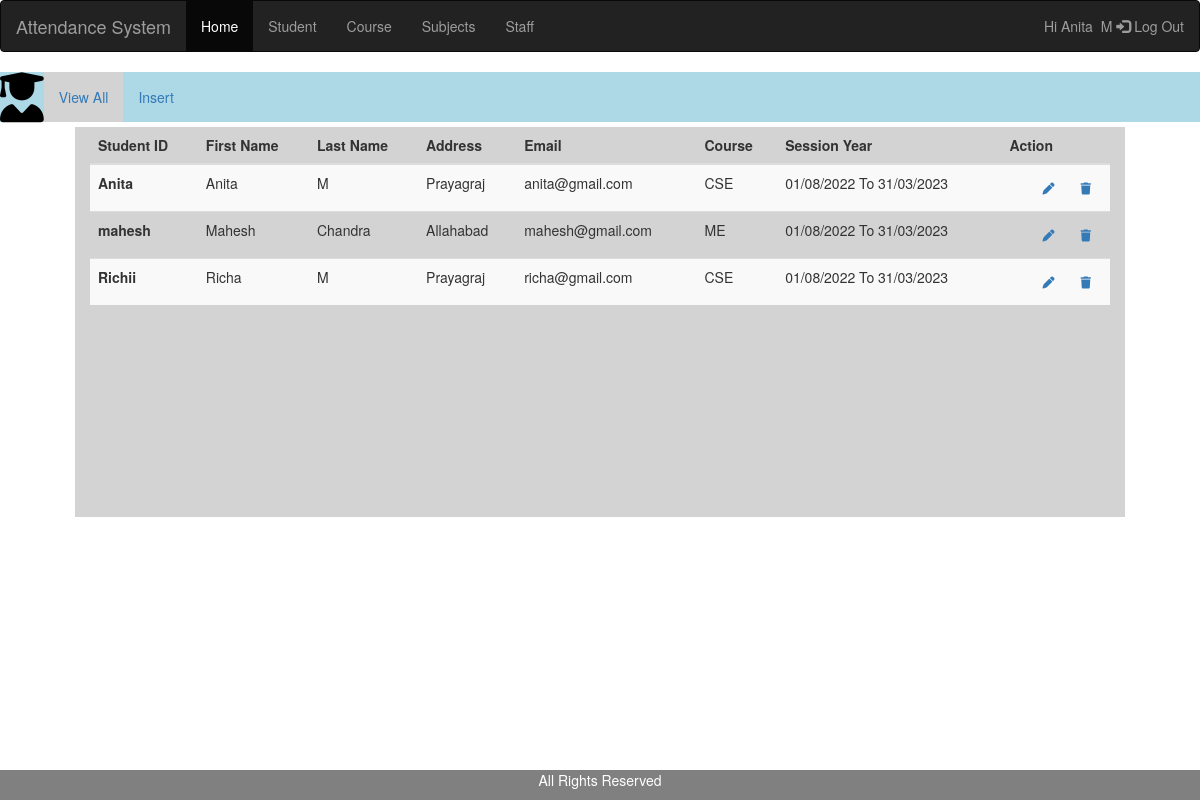
The page /Hod/Student/View (signed in) on the database its author committed.
### apps/models.py (models this page shows, shortened)
class CustomUser(AbstractUser):
    USER =  (
        (1,'HOD'),
        (2,'Staff'),
        (3,'Student'),
    )
    user_type = models.CharField(choices=USER , max_length=50,default=1)

class Students(models.Model):
    admin = models.OneToOneField(CustomUser,on_delete=models.CASCADE)
    address = models.TextField()
    gender =  models.TextField(max_length=100)
    course_id = models.ForeignKey(Course,on_delete=models.DO_NOTHING)
    session_year_id = models.ForeignKey(Session_Year,on_delete=models.DO_NOTHING)
    created_at = models.DateTimeField(auto_now_add=True)
    updated_at = models.DateTimeField(auto_now=True)

class Course(models.Model):
    name = models.CharField(max_length=100)
    created_at = models.DateTimeField(auto_now_add=True)
    update_at = models.DateTimeField(auto_now=True)

class Session_Year(models.Model):
    session_start = models.CharField(max_length=100)
    session_end = models.CharField(max_length=100)

### Attendance_system/Hod_Views.py (the view)
# urls.py: path('Hod/Student/View',Hod_Views.VIEW_STUDENT,name='View_student'),
@login_required(login_url='/')
def VIEW_STUDENT(request):
    student = Students.objects.all()
    context = {
        'student':student,
    }
    return render(request,'Hod/View_student.html',context)

### templates/Hod/View_student.html (shortened to what this page needs)
{% extends 'base.html' %}
{% block content %}
    <div class="row">
    <div class="container-fluid" style="padding-top: 0%;background-color: lightblue;">
      <ul class="nav navbar-nav">
        <div class="navbar-header">
          <i class='fas fa-user-graduate' style='font-size:50px;color: black;'></i>
        </div>
        <li class="active" style="background-color: lightgrey;"><a href="{% url 'View_student' %}">View All</a></li>
        <li ><a href="{% url 'insert_student' %}">Insert</a></li>
        </ul>
    </div>
    <div class="row" style="padding-top: 5px;">
      <div class="col-sm-1"></div>
      <div class="col-sm-10" style="background-color: lightgrey;height: 390px;">
        <table class="table table-striped">
            <thead>
              <tr>
                <th scope="col">Student ID</th>
                <th scope="col">First Name</th>
                <th scope="col">Last Name</th>
                <th scope="col">Address</th>
                <th scope="col">Email</th>
                <th scope="col">Course</th>
                <th scope="col">Session Year</th>
                <th scope="col">Action</th>
              </tr>
            </thead>
          <tbody>
            {% for i in student %}
              <tr>
                <th scope="row">{{i.admin}}</th>
                <td>{{i.admin.first_name}}</td>
                <td>{{i.admin.last_name}}</td>
                <td>{{i.address}}</td>
                <td>{{i.admin.email}}</td>
                <td>{{i.course_id.name}}</td>
                <td>{{i.session_year_id.session_start}} To {{i.session_year_id.session_end}}</td>
                <td class="text-right">
                        <div class="actions">
                            <a href="{% url 'update_student' i.id %}" class="btn btn-sm bg-success-light mr-2">
                            <i class="fas fa-pen"></i>
                            </a>
                            <a href="{% url 'delete_student' i.admin.id %}" class="btn btn-sm bg-danger-light">
                             <i class="fas fa-trash"></i>
                            </a>
                        </div>
                 </td>
              </tr>
            {% endfor %}
          </tbody>
        </table>
      </div>
        <div class="col-sm-1"></div>
    </div>
 <div class="footer" style="position: fixed;left: 0;bottom: 0;width:100%;background-color: grey;color: white;text-align: center;">
    <p>All Rights Reserved</p>
{% endblock %}

### templates/base.html (shortened to what this page needs)
<!DOCTYPE html>
{% load static %}
<html lang="en">
 <head>
  <link rel="stylesheet" href="https://maxcdn.bootstrapcdn.com/bootstrap/3.4.1/css/bootstrap.min.css">
  <link rel="stylesheet" href="https://cdnjs.cloudflare.com/ajax/libs/font-awesome/4.7.0/css/font-awesome.min.css">
</head>
<body>
 <nav class="navbar navbar-inverse">
   <div class="container-fluid">
    <div class="navbar-header">
      <a class="navbar-brand" href="#">Attendance System</a>
    </div>
    <ul class="nav navbar-nav">
      <li class="active"><a href="{% url 'hod_home' %}">Home</a></li>
      <li><a href="{% url 'insert_student' %}">Student</a></li>
      <li><a href="{% url 'add_course' %}">Course</a></li>
      <li><a href="{% url 'add_subject' %}">Subjects</a></li>
      <li><a href="{% url 'add_staff' %} ">Staff</a></li>
    </ul>
    <ul class="nav navbar-nav navbar-right">
      <li><a href="{% url 'logout' %}">
        Hi {{ user.first_name }}&nbsp;{{ user.last_name }}
        <span class="glyphicon glyphicon-log-in"></span> Log Out</a></li>
    </ul>
   </div>
 </nav>
 {% block content %}
 {% endblock %}
  </body>
</html>

### rows shown on the page
CustomUser: first_name "Anita", last_name "M"
Students: admin "Anita", admin.first_name "Anita", admin.last_name "M", address "Prayagraj", admin.email "anita@gmail.com", course_id.name "CSE", session_year_id.session_start "01/08/2022", session_year_id.session_end "31/03/2023"
Students: admin "mahesh", admin.first_name "Mahesh", admin.last_name "Chandra", address "Allahabad", admin.email "mahesh@gmail.com", course_id.name "ME", session_year_id.session_start "01/08/2022", session_year_id.session_end "31/03/2023"
Students: admin "Richii", admin.first_name "Richa", admin.last_name "M", address "Prayagraj", admin.email "richa@gmail.com", course_id.name "CSE", session_year_id.session_start "01/08/2022", session_year_id.session_end "31/03/2023"
